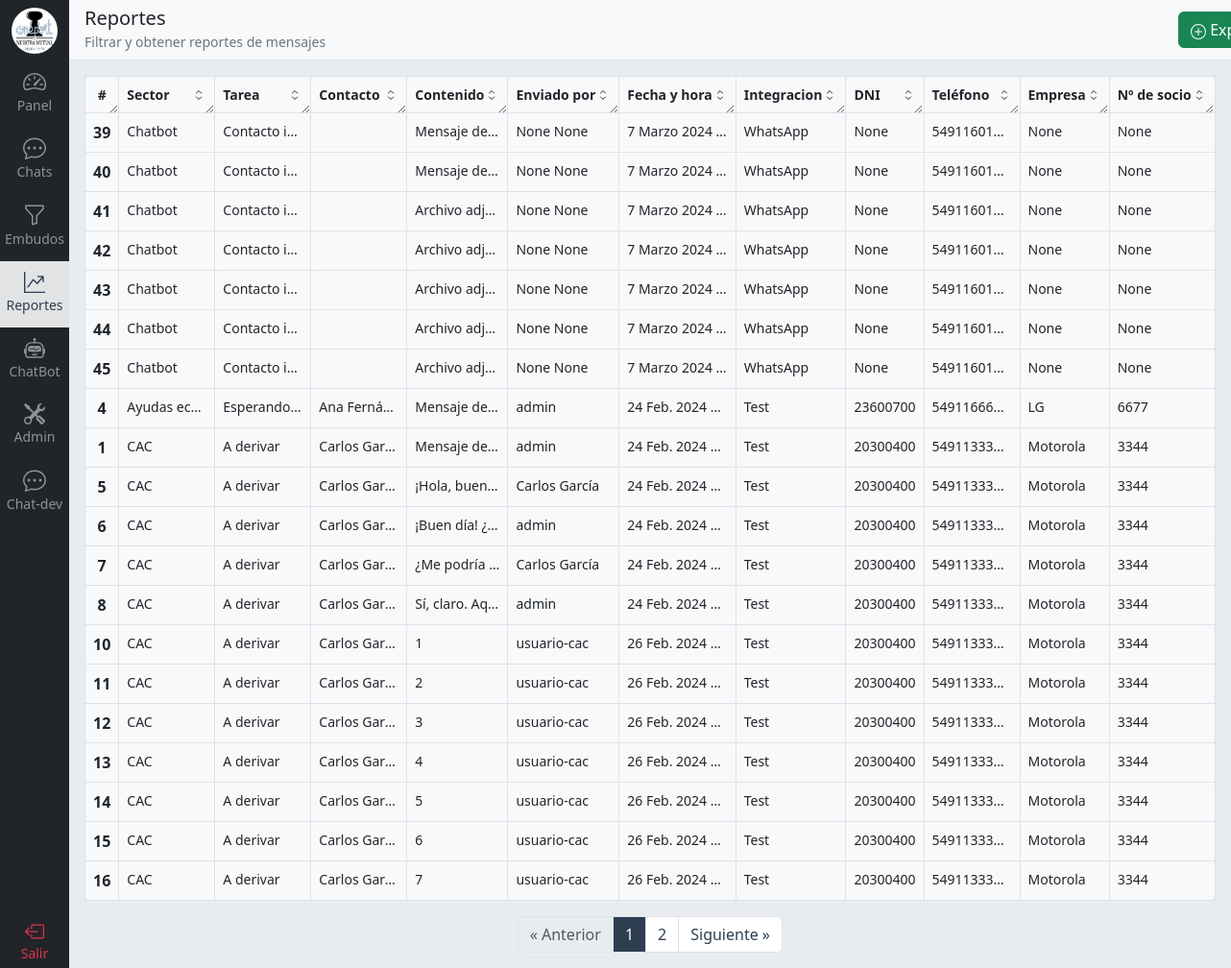
/reportes/?&ordenar=contacto, run on an earlier commit of the app's database.
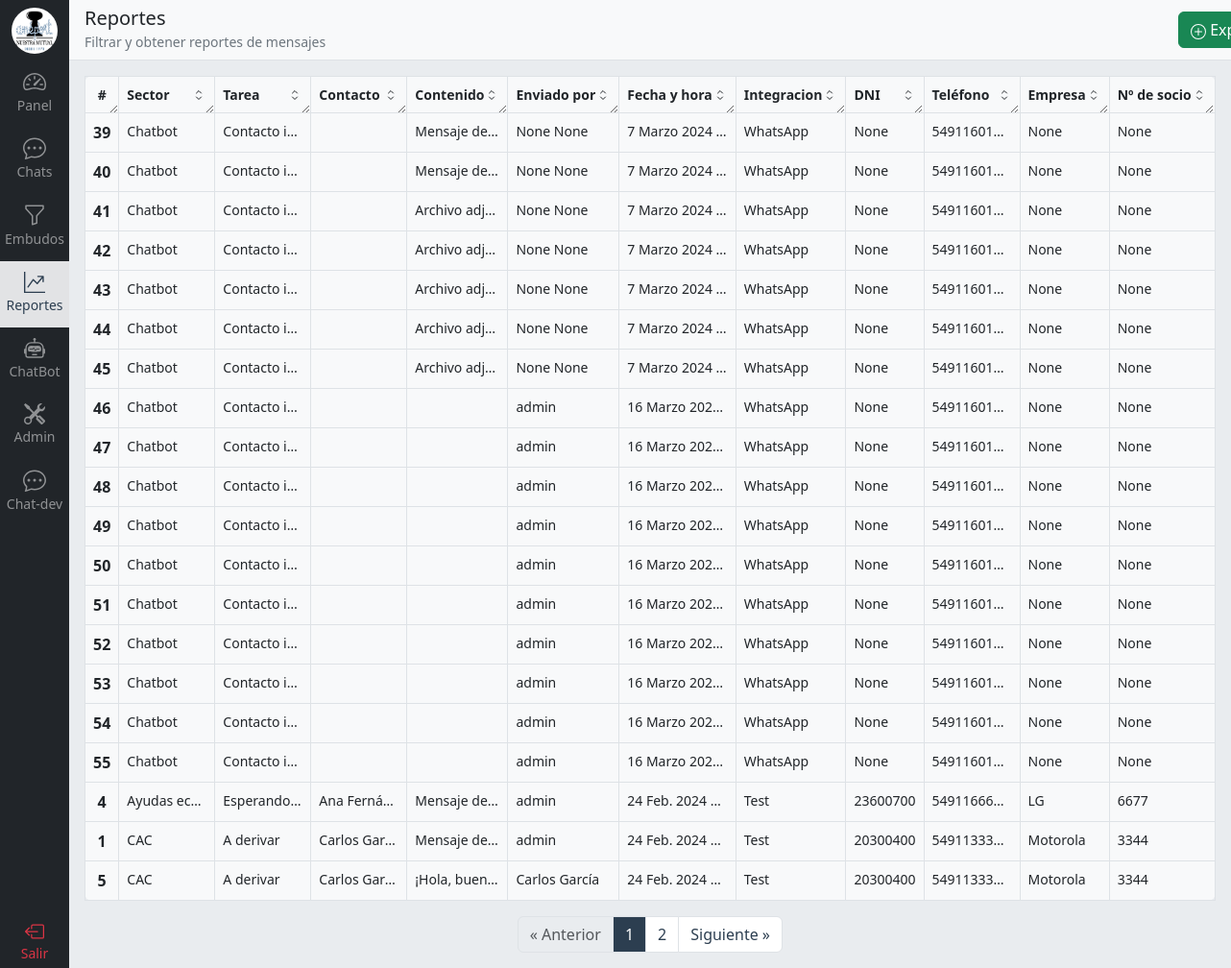
And on a later commit of the database.
### chat/models.py (models this page shows, shortened)
class Mensaje(models.Model):
    contacto_integracion = models.ForeignKey(ContactoIntegracion, related_name='mensajes', on_delete=models.CASCADE)
    usuario = models.ForeignKey(Usuario, related_name='mensajes', on_delete=models.CASCADE, blank=True, null=True)
    contenido = models.TextField()
    id_integracion = models.CharField(max_length=36, null=True, blank=True)  # ID del mensaje de la integración para citarlo
    mensaje_citado = models.ForeignKey('self', related_name='mensajes_citados', on_delete=models.CASCADE, blank=True, null=True)
    recibido = models.DateTimeField(null=True)  # Verificar con la API
    leido = models.DateTimeField(null=True)  # Verificar con la API
    fecha_hora = models.DateTimeField(auto_now_add=True)
    class Meta:
        ordering = ('fecha_hora',)
        verbose_name_plural = 'Mensajes'

class ContactoIntegracion(models.Model):
    contacto = models.ForeignKey(Contacto, related_name='contacto_integraciones', on_delete=models.CASCADE)
    integracion = models.ForeignKey(Integracion, on_delete=models.CASCADE)
    class Meta:
        verbose_name_plural = 'Contactos integraciones'

class ContactoTarea(models.Model):
    contacto_integracion = models.ForeignKey(ContactoIntegracion, related_name='contacto_tareas', on_delete=models.CASCADE)
    sector_tarea = models.ForeignKey(SectorTarea, on_delete=models.CASCADE)
    usuario = models.ForeignKey(Usuario, on_delete=models.CASCADE, null=True)
    fecha_hora = models.DateTimeField(auto_now_add=True)
    class Meta:
        verbose_name_plural = 'Contactos tareas'

class SectorTarea(models.Model):
    sector = models.ForeignKey(Sector, on_delete=models.CASCADE)
    nombre = models.CharField(max_length=100)
    activo = models.BooleanField(default=True)  # Para que no se pierda las asignadas a un mensaje anterior si sacan una tarea
    orden = models.PositiveIntegerField(null=True, blank=True)
    class Meta:
        verbose_name_plural = 'Sectores tareas'

class Sector(models.Model):
    nombre = models.CharField(max_length=100)
    def __str__(self):
        return self.nombre
    class Meta:
        verbose_name_plural = 'Sectores'

class Contacto(models.Model):
    nombre = models.CharField(max_length=100, null=True)
    apellido = models.CharField(max_length=100, null=True)
    dni = models.CharField(max_length=11, null=True)
    telefono = models.CharField(max_length=30)
    email = models.EmailField(max_length=60, null=True)
    empresa = models.CharField(max_length=100, null=True)
    nro_socio = models.PositiveIntegerField(null=True)

class Integracion(models.Model):
    nombre = models.CharField(max_length=100)
    activo = models.BooleanField()
    class Meta:
        verbose_name_plural = 'Integraciones'

### usuario/models.py (models this page shows, shortened)
class Usuario(AbstractUser):
    perfil = models.ForeignKey(Perfil, related_name="usuarios", on_delete=models.SET_NULL, null=True, blank=True)
    class Meta:
        verbose_name_plural = 'Usuarios'
    def __str__(self):
        return self.username

### dashboard/views.py (the view)
# urls.py: path('reportes/', views.MensajesListView.as_view(), name='reportes'),
class MensajesListView(ListView):
    model = Mensaje
    paginate_by = 20
    template_name = 'dashboard/reportes.html'
    def get_queryset(self):
        queryset = super().get_queryset()
        return get_queryset_mensajes(self.request, queryset)
    def get_context_data(self, **kwargs):
        context = super().get_context_data(**kwargs)
        sectores_id = self.request.GET.getlist('sector')
        tareas_id = self.request.GET.getlist('tarea')
        usuarios_id = self.request.GET.getlist('usuario')
        desde = self.request.GET.get('desde')
        hasta = self.request.GET.get('hasta')
        ordenar = self.request.GET.get('ordenar')
        if sectores_id:
            context['filtro_sectores'] = sectores_id
        if tareas_id:
            context['filtro_tareas'] = tareas_id
        if usuarios_id:
            context['filtro_usuarios'] = usuarios_id
        if desde:
            context['filtro_desde'] = desde
        if hasta:
            context['filtro_hasta'] = hasta
        if ordenar:
            context['filtro_ordenar'] = ordenar
        query_params = self.request.GET.dict()
        if 'ordenar' in query_params:
            del query_params['ordenar']
        context.update({
            'sectores': Sector.objects.all(),
            'tareas': SectorTarea.objects.all(),
            'usuarios': Usuario.objects.all(),
            'query_params': '&'.join([f'{key}={value}' for key, value in query_params.items()])
        })
        return context

### templates/dashboard/reportes.html (shortened to what the changed rows need)
{% extends 'base.html' %}
{% load static %}
{% load humanize %}
{% block content %}
<div class="d-flex flex-column justify-content-between w-100 scroll-white position-relative">
  <div class="d-flex flex-row gap-4 bg-body-secondary p-3 h-100 overflow-y-scroll">
    <div class="flex-grow-1">
      <table id="myTable" class="table table-bordered bg-light rounded-3">
        <thead>
          <tr class="">
            <th class="text-center" scope="col" style="width: 50px;">#</th>
            <th scope="col">
              <a href="?{{ query_params }}&{% if filtro_ordenar != 'sector' %}ordenar=sector{% else %}ordenar=-sector{% endif %}" class="text-decoration-none text-dark d-flex justify-content-between align-items-center">
                Sector
                <svg xmlns="http://www.w3.org/2000/svg" width="16" height="16" fill="none" viewBox="0 0 24 24" stroke-width="1.5" stroke="currentColor">
                  <path stroke-linecap="round" stroke-linejoin="round" d="M8.25 15L12 18.75 15.75 15m-7.5-6L12 5.25 15.75 9" />
                </svg>
              </a>
            </th>
            <th scope="col">
              <a href="?{{ query_params }}&{% if filtro_ordenar != 'tarea' %}ordenar=tarea{% else %}ordenar=-tarea{% endif %}" class="text-decoration-none text-dark d-flex justify-content-between align-items-center">
                Tarea
                <svg xmlns="http://www.w3.org/2000/svg" width="16" height="16" fill="none" viewBox="0 0 24 24" stroke-width="1.5" stroke="currentColor">
                  <path stroke-linecap="round" stroke-linejoin="round" d="M8.25 15L12 18.75 15.75 15m-7.5-6L12 5.25 15.75 9" />
                </svg>
              </a>
            </th>
            <th scope="col">
              <a href="?{{ query_params }}&{% if filtro_ordenar != 'contacto' %}ordenar=contacto{% else %}ordenar=-contacto{% endif %}" class="text-decoration-none text-dark d-flex justify-content-between align-items-center">
                Contacto
                <svg xmlns="http://www.w3.org/2000/svg" width="16" height="16" fill="none" viewBox="0 0 24 24" stroke-width="1.5" stroke="currentColor">
                  <path stroke-linecap="round" stroke-linejoin="round" d="M8.25 15L12 18.75 15.75 15m-7.5-6L12 5.25 15.75 9" />
                </svg>
              </a>
            </th>
            <th scope="col">
              <a href="?{{ query_params }}&{% if filtro_ordenar != 'contenido' %}ordenar=contenido{% else %}ordenar=-contenido{% endif %}" class="text-decoration-none text-dark d-flex justify-content-between align-items-center">
                Contenido
                <svg xmlns="http://www.w3.org/2000/svg" width="16" height="16" fill="none" viewBox="0 0 24 24" stroke-width="1.5" stroke="currentColor">
                  <path stroke-linecap="round" stroke-linejoin="round" d="M8.25 15L12 18.75 15.75 15m-7.5-6L12 5.25 15.75 9" />
                </svg>
              </a>
            </th>
            <th scope="col">
              <a href="?{{ query_params }}&{% if filtro_ordenar != 'usuario' %}ordenar=usuario{% else %}ordenar=-usuario{% endif %}" class="text-decoration-none text-dark d-flex justify-content-between align-items-center">
                Enviado por
                <svg xmlns="http://www.w3.org/2000/svg" width="16" height="16" fill="none" viewBox="0 0 24 24" stroke-width="1.5" stroke="currentColor">
                  <path stroke-linecap="round" stroke-linejoin="round" d="M8.25 15L12 18.75 15.75 15m-7.5-6L12 5.25 15.75 9" />
                </svg>
              </a>
            </th>
            <th scope="col">
              <a href="?{{ query_params }}&{% if filtro_ordenar != 'fecha_hora' %}ordenar=fecha_hora{% else %}ordenar=-fecha_hora{% endif %}" class="text-decoration-none text-dark d-flex justify-content-between align-items-center">
                Fecha y hora
                <svg xmlns="http://www.w3.org/2000/svg" width="16" height="16" fill="none" viewBox="0 0 24 24" stroke-width="1.5" stroke="currentColor">
                  <path stroke-linecap="round" stroke-linejoin="round" d="M8.25 15L12 18.75 15.75 15m-7.5-6L12 5.25 15.75 9" />
                </svg>
              </a>
            </th>
            <th scope="col">
              <a href="?{{ query_params }}&{% if filtro_ordenar != 'integracion' %}ordenar=integracion{% else %}ordenar=-integracion{% endif %}" class="text-decoration-none text-dark d-flex justify-content-between align-items-center">
                Integracion
                <svg xmlns="http://www.w3.org/2000/svg" width="16" height="16" fill="none" viewBox="0 0 24 24" stroke-width="1.5" stroke="currentColor">
                  <path stroke-linecap="round" stroke-linejoin="round" d="M8.25 15L12 18.75 15.75 15m-7.5-6L12 5.25 15.75 9" />
                </svg>
              </a>
            </th>
            <th scope="col">
              <a href="?{{ query_params }}&{% if filtro_ordenar != 'dni' %}ordenar=dni{% else %}ordenar=-dni{% endif %}" class="text-decoration-none text-dark d-flex justify-content-between align-items-center">
                DNI
                <svg xmlns="http://www.w3.org/2000/svg" width="16" height="16" fill="none" viewBox="0 0 24 24" stroke-width="1.5" stroke="currentColor">
                  <path stroke-linecap="round" stroke-linejoin="round" d="M8.25 15L12 18.75 15.75 15m-7.5-6L12 5.25 15.75 9" />
                </svg>
              </a>
            </th>
            <th scope="col">
              <a href="?{{ query_params }}&{% if filtro_ordenar != 'telefono' %}ordenar=telefono{% else %}ordenar=-telefono{% endif %}" class="text-decoration-none text-dark d-flex justify-content-between align-items-center">
                Teléfono
                <svg xmlns="http://www.w3.org/2000/svg" width="16" height="16" fill="none" viewBox="0 0 24 24" stroke-width="1.5" stroke="currentColor">
                  <path stroke-linecap="round" stroke-linejoin="round" d="M8.25 15L12 18.75 15.75 15m-7.5-6L12 5.25 15.75 9" />
                </svg>
              </a>
            </th>
            <th scope="col">
              <a href="?{{ query_params }}&{% if filtro_ordenar != 'empresa' %}ordenar=empresa{% else %}ordenar=-empresa{% endif %}" class="text-decoration-none text-dark d-flex justify-content-between align-items-center">
                Empresa
                <svg xmlns="http://www.w3.org/2000/svg" width="16" height="16" fill="none" viewBox="0 0 24 24" stroke-width="1.5" stroke="currentColor">
                  <path stroke-linecap="round" stroke-linejoin="round" d="M8.25 15L12 18.75 15.75 15m-7.5-6L12 5.25 15.75 9" />
                </svg>
              </a>
            </th>
            <th scope="col">
              <a href="?{{ query_params }}&{% if filtro_ordenar != 'nro_socio' %}ordenar=nro_socio{% else %}ordenar=-nro_socio{% endif %}" class="text-decoration-none text-dark d-flex justify-content-between align-items-center">
                Nº de socio
                <svg xmlns="http://www.w3.org/2000/svg" width="16" height="16" fill="none" viewBox="0 0 24 24" stroke-width="1.5" stroke="currentColor">
                  <path stroke-linecap="round" stroke-linejoin="round" d="M8.25 15L12 18.75 15.75 15m-7.5-6L12 5.25 15.75 9" />
                </svg>
              </a>
            </th>
          </tr>
        </thead>
        <tbody>
          {% for object in object_list %}
          <tr class="tr-linea" data-href="{% url 'contacto:chat' object.contacto_integracion.contacto.pk %}">
            <th class="text-center" scope="row">{{ object.id }}</th>
            <td>{{ object.contacto_integracion.contacto_tareas.first.sector_tarea.sector }}</td>
            <td>{{ object.contacto_integracion.contacto_tareas.first.sector_tarea.nombre }}</td>
            <td>{{ object.contacto_integracion.contacto.nombre|add:" "|add:object.contacto_integracion.contacto.apellido }}</td>
            <td contenteditable="true">{{ object.contenido }}</td>
            {% if object.usuario %}
              <td>{{ object.usuario }}</td>
            {% else %}
              <td>{{ object.contacto_integracion.contacto.nombre }} {{ object.contacto_integracion.contacto.apellido }}</td>
            {% endif %}
            <td>{{ object.fecha_hora }}</td>
            <td>{{ object.contacto_integracion.integracion.nombre }}</td>
            <td>{{ object.contacto_integracion.contacto.dni }}</td>
            <td>{{ object.contacto_integracion.contacto.telefono }}</td>
            <td>{{ object.contacto_integracion.contacto.empresa }}</td>
            <td>{{ object.contacto_integracion.contacto.nro_socio }}</td>
          </tr>
          {% endfor %}
        </tbody>
      </table>
    </div>
  </div>
</div>
{% endblock %}

What changed in the data, as far as the page shows it:
no longer on this page (row unchanged): Mensaje: id "6", contacto_integracion.contacto_tareas.first.sector_tarea.sector "CAC", contacto_integracion.contacto_tareas.first.sector_tarea.nombre "A derivar", contacto_integracion.contacto.nombre|add "Carlos Gar…", contenido "¡Buen día! ¿…", usuario "admin", fecha_hora "24 Feb. 2024…", contacto_integracion.integracion.nombre "Test", contacto_integracion.contacto.dni "20300400", contacto_integracion.contacto.telefono "549113333…", contacto_integracion.contacto.empresa "Motorola", contacto_integracion.contacto.nro_socio "3344"
no longer on this page (row unchanged): Mensaje: id "7", contacto_integracion.contacto_tareas.first.sector_tarea.sector "CAC", contacto_integracion.contacto_tareas.first.sector_tarea.nombre "A derivar", contacto_integracion.contacto.nombre|add "Carlos Gar…", contenido "¿Me podría…", contacto_integracion.contacto.nombre "Carlos", contacto_integracion.contacto.apellido "García", fecha_hora "24 Feb. 2024…", contacto_integracion.integracion.nombre "Test", contacto_integracion.contacto.dni "20300400", contacto_integracion.contacto.telefono "549113333…", contacto_integracion.contacto.empresa "Motorola", contacto_integracion.contacto.nro_socio "3344"
no longer on this page (row unchanged): Mensaje: id "8", contacto_integracion.contacto_tareas.first.sector_tarea.sector "CAC", contacto_integracion.contacto_tareas.first.sector_tarea.nombre "A derivar", contacto_integracion.contacto.nombre|add "Carlos Gar…", contenido "Sí, claro. Aq…", usuario "admin", fecha_hora "24 Feb. 2024…", contacto_integracion.integracion.nombre "Test", contacto_integracion.contacto.dni "20300400", contacto_integracion.contacto.telefono "549113333…", contacto_integracion.contacto.empresa "Motorola", contacto_integracion.contacto.nro_socio "3344"
no longer on this page (row unchanged): Mensaje: id "10", contacto_integracion.contacto_tareas.first.sector_tarea.sector "CAC", contacto_integracion.contacto_tareas.first.sector_tarea.nombre "A derivar", contacto_integracion.contacto.nombre|add "Carlos Gar…", contenido "1", usuario "usuario-cac", fecha_hora "26 Feb. 2024…", contacto_integracion.integracion.nombre "Test", contacto_integracion.contacto.dni "20300400", contacto_integracion.contacto.telefono "549113333…", contacto_integracion.contacto.empresa "Motorola", contacto_integracion.contacto.nro_socio "3344"
no longer on this page (row unchanged): Mensaje: id "11", contacto_integracion.contacto_tareas.first.sector_tarea.sector "CAC", contacto_integracion.contacto_tareas.first.sector_tarea.nombre "A derivar", contacto_integracion.contacto.nombre|add "Carlos Gar…", contenido "2", usuario "usuario-cac", fecha_hora "26 Feb. 2024…", contacto_integracion.integracion.nombre "Test", contacto_integracion.contacto.dni "20300400", contacto_integracion.contacto.telefono "549113333…", contacto_integracion.contacto.empresa "Motorola", contacto_integracion.contacto.nro_socio "3344"
no longer on this page (row unchanged): Mensaje: id "12", contacto_integracion.contacto_tareas.first.sector_tarea.sector "CAC", contacto_integracion.contacto_tareas.first.sector_tarea.nombre "A derivar", contacto_integracion.contacto.nombre|add "Carlos Gar…", contenido "3", usuario "usuario-cac", fecha_hora "26 Feb. 2024…", contacto_integracion.integracion.nombre "Test", contacto_integracion.contacto.dni "20300400", contacto_integracion.contacto.telefono "549113333…", contacto_integracion.contacto.empresa "Motorola", contacto_integracion.contacto.nro_socio "3344"
no longer on this page (row unchanged): Mensaje: id "13", contacto_integracion.contacto_tareas.first.sector_tarea.sector "CAC", contacto_integracion.contacto_tareas.first.sector_tarea.nombre "A derivar", contacto_integracion.contacto.nombre|add "Carlos Gar…", contenido "4", usuario "usuario-cac", fecha_hora "26 Feb. 2024…", contacto_integracion.integracion.nombre "Test", contacto_integracion.contacto.dni "20300400", contacto_integracion.contacto.telefono "549113333…", contacto_integracion.contacto.empresa "Motorola", contacto_integracion.contacto.nro_socio "3344"
no longer on this page (row unchanged): Mensaje: id "14", contacto_integracion.contacto_tareas.first.sector_tarea.sector "CAC", contacto_integracion.contacto_tareas.first.sector_tarea.nombre "A derivar", contacto_integracion.contacto.nombre|add "Carlos Gar…", contenido "5", usuario "usuario-cac", fecha_hora "26 Feb. 2024…", contacto_integracion.integracion.nombre "Test", contacto_integracion.contacto.dni "20300400", contacto_integracion.contacto.telefono "549113333…", contacto_integracion.contacto.empresa "Motorola", contacto_integracion.contacto.nro_socio "3344"
no longer on this page (row unchanged): Mensaje: id "15", contacto_integracion.contacto_tareas.first.sector_tarea.sector "CAC", contacto_integracion.contacto_tareas.first.sector_tarea.nombre "A derivar", contacto_integracion.contacto.nombre|add "Carlos Gar…", contenido "6", usuario "usuario-cac", fecha_hora "26 Feb. 2024…", contacto_integracion.integracion.nombre "Test", contacto_integracion.contacto.dni "20300400", contacto_integracion.contacto.telefono "549113333…", contacto_integracion.contacto.empresa "Motorola", contacto_integracion.contacto.nro_socio "3344"
no longer on this page (row unchanged): Mensaje: id "16", contacto_integracion.contacto_tareas.first.sector_tarea.sector "CAC", contacto_integracion.contacto_tareas.first.sector_tarea.nombre "A derivar", contacto_integracion.contacto.nombre|add "Carlos Gar…", contenido "7", usuario "usuario-cac", fecha_hora "26 Feb. 2024…", contacto_integracion.integracion.nombre "Test", contacto_integracion.contacto.dni "20300400", contacto_integracion.contacto.telefono "549113333…", contacto_integracion.contacto.empresa "Motorola", contacto_integracion.contacto.nro_socio "3344"
added Mensaje: id "46", contacto_integracion.contacto_tareas.first.sector_tarea.sector "Chatbot", contacto_integracion.contacto_tareas.first.sector_tarea.nombre "Contacto i…", usuario "admin", fecha_hora "16 Marzo 202…", contacto_integracion.integracion.nombre "WhatsApp", contacto_integracion.contacto.dni "None", contacto_integracion.contacto.telefono "549116013…", contacto_integracion.contacto.empresa "None", contacto_integracion.contacto.nro_socio "None"
added Mensaje: id "47", contacto_integracion.contacto_tareas.first.sector_tarea.sector "Chatbot", contacto_integracion.contacto_tareas.first.sector_tarea.nombre "Contacto i…", usuario "admin", fecha_hora "16 Marzo 202…", contacto_integracion.integracion.nombre "WhatsApp", contacto_integracion.contacto.dni "None", contacto_integracion.contacto.telefono "549116013…", contacto_integracion.contacto.empresa "None", contacto_integracion.contacto.nro_socio "None"
added Mensaje: id "48", contacto_integracion.contacto_tareas.first.sector_tarea.sector "Chatbot", contacto_integracion.contacto_tareas.first.sector_tarea.nombre "Contacto i…", usuario "admin", fecha_hora "16 Marzo 202…", contacto_integracion.integracion.nombre "WhatsApp", contacto_integracion.contacto.dni "None", contacto_integracion.contacto.telefono "549116013…", contacto_integracion.contacto.empresa "None", contacto_integracion.contacto.nro_socio "None"
added Mensaje: id "49", contacto_integracion.contacto_tareas.first.sector_tarea.sector "Chatbot", contacto_integracion.contacto_tareas.first.sector_tarea.nombre "Contacto i…", usuario "admin", fecha_hora "16 Marzo 202…", contacto_integracion.integracion.nombre "WhatsApp", contacto_integracion.contacto.dni "None", contacto_integracion.contacto.telefono "549116013…", contacto_integracion.contacto.empresa "None", contacto_integracion.contacto.nro_socio "None"
added Mensaje: id "50", contacto_integracion.contacto_tareas.first.sector_tarea.sector "Chatbot", contacto_integracion.contacto_tareas.first.sector_tarea.nombre "Contacto i…", usuario "admin", fecha_hora "16 Marzo 202…", contacto_integracion.integracion.nombre "WhatsApp", contacto_integracion.contacto.dni "None", contacto_integracion.contacto.telefono "549116013…", contacto_integracion.contacto.empresa "None", contacto_integracion.contacto.nro_socio "None"
added Mensaje: id "51", contacto_integracion.contacto_tareas.first.sector_tarea.sector "Chatbot", contacto_integracion.contacto_tareas.first.sector_tarea.nombre "Contacto i…", usuario "admin", fecha_hora "16 Marzo 202…", contacto_integracion.integracion.nombre "WhatsApp", contacto_integracion.contacto.dni "None", contacto_integracion.contacto.telefono "549116013…", contacto_integracion.contacto.empresa "None", contacto_integracion.contacto.nro_socio "None"
added Mensaje: id "52", contacto_integracion.contacto_tareas.first.sector_tarea.sector "Chatbot", contacto_integracion.contacto_tareas.first.sector_tarea.nombre "Contacto i…", usuario "admin", fecha_hora "16 Marzo 202…", contacto_integracion.integracion.nombre "WhatsApp", contacto_integracion.contacto.dni "None", contacto_integracion.contacto.telefono "549116013…", contacto_integracion.contacto.empresa "None", contacto_integracion.contacto.nro_socio "None"
added Mensaje: id "53", contacto_integracion.contacto_tareas.first.sector_tarea.sector "Chatbot", contacto_integracion.contacto_tareas.first.sector_tarea.nombre "Contacto i…", usuario "admin", fecha_hora "16 Marzo 202…", contacto_integracion.integracion.nombre "WhatsApp", contacto_integracion.contacto.dni "None", contacto_integracion.contacto.telefono "549116013…", contacto_integracion.contacto.empresa "None", contacto_integracion.contacto.nro_socio "None"
added Mensaje: id "54", contacto_integracion.contacto_tareas.first.sector_tarea.sector "Chatbot", contacto_integracion.contacto_tareas.first.sector_tarea.nombre "Contacto i…", usuario "admin", fecha_hora "16 Marzo 202…", contacto_integracion.integracion.nombre "WhatsApp", contacto_integracion.contacto.dni "None", contacto_integracion.contacto.telefono "549116013…", contacto_integracion.contacto.empresa "None", contacto_integracion.contacto.nro_socio "None"
added Mensaje: id "55", contacto_integracion.contacto_tareas.first.sector_tarea.sector "Chatbot", contacto_integracion.contacto_tareas.first.sector_tarea.nombre "Contacto i…", usuario "admin", fecha_hora "16 Marzo 202…", contacto_integracion.integracion.nombre "WhatsApp", contacto_integracion.contacto.dni "None", contacto_integracion.contacto.telefono "549116013…", contacto_integracion.contacto.empresa "None", contacto_integracion.contacto.nro_socio "None"
